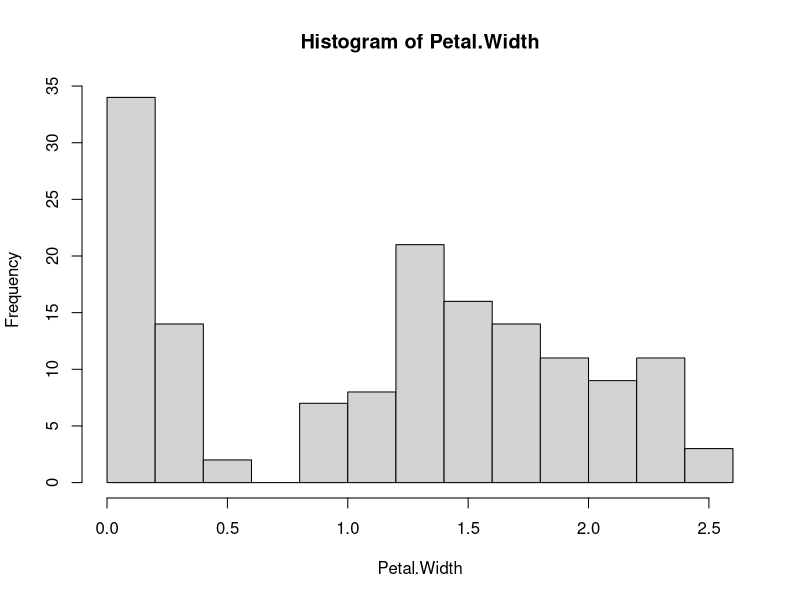
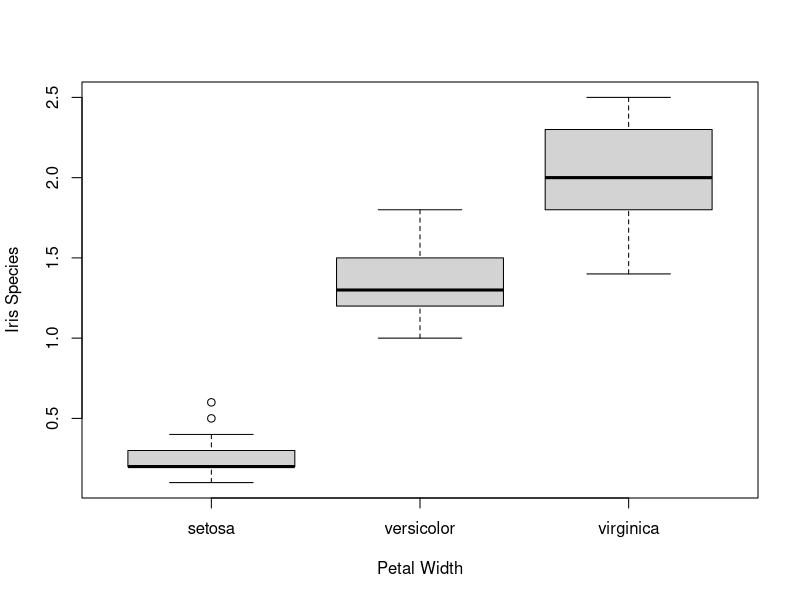
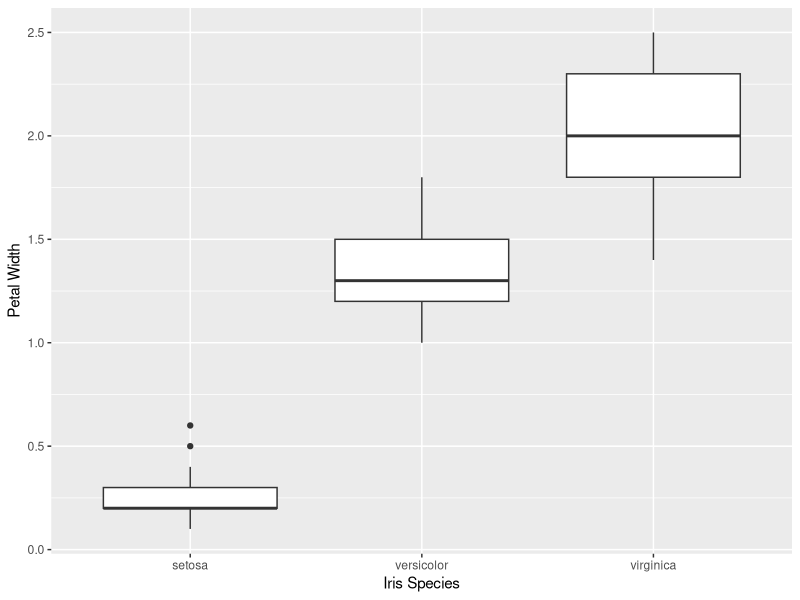
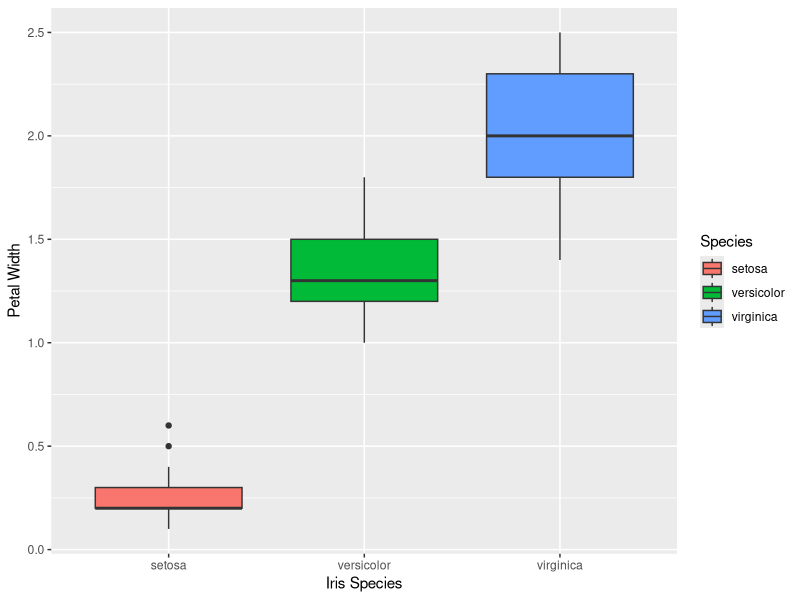
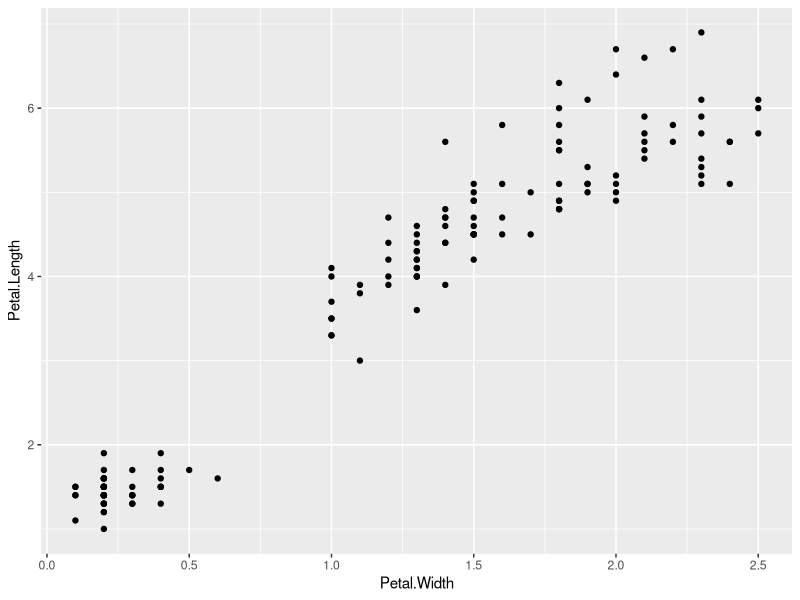
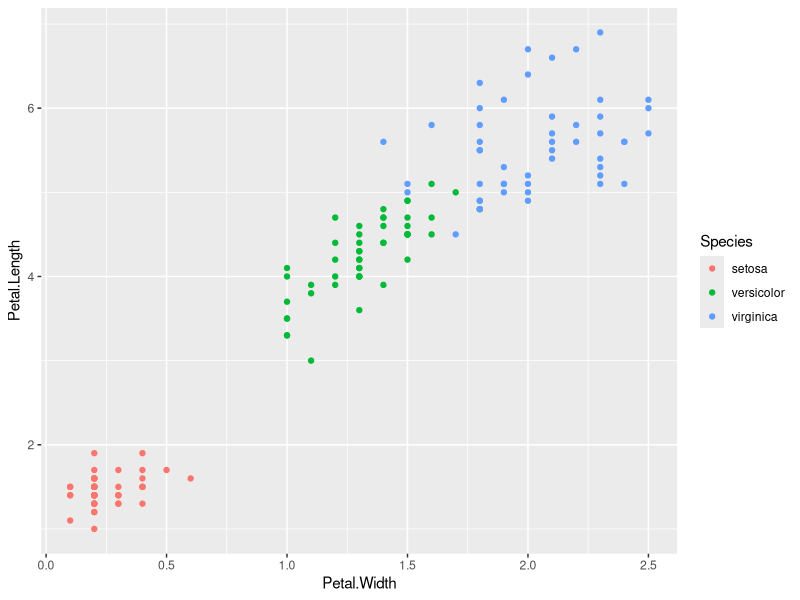
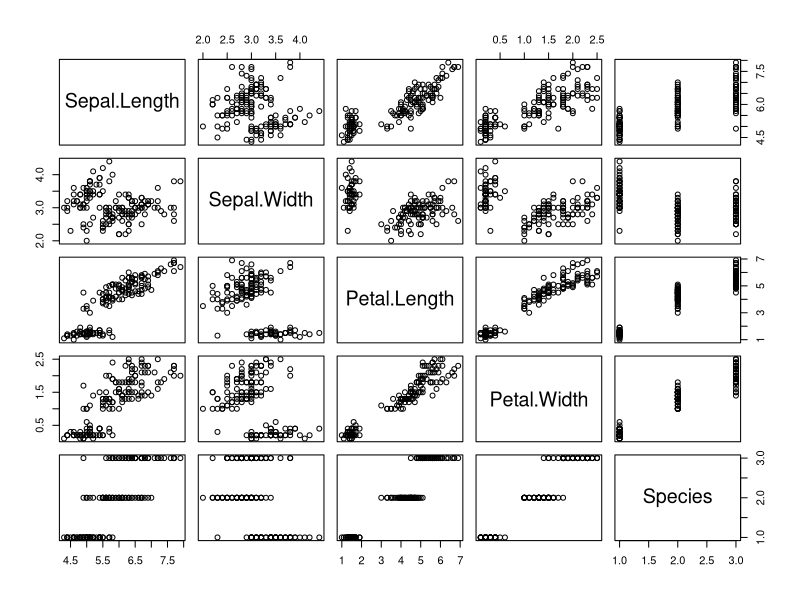

These charts were generated, in order, by the following R code:
## ---- chunk 1
data("iris")
attach(iris) # We can use attach for data we don't have to use $ to access parts of the data. For instance, instead of having to type iris$Petal.Width, we simply type Petal.Width.
## ---- chunk 2
nrow(iris) # 150 total rows of iris data
ncol(iris) # 5 columns of iris data 
## ---- chunk 3
head(iris)
## ---- chunk 4
tail(iris)
## ---- chunk 5
summary(iris)
## ---- chunk 6
hist(Petal.Width)
## ---- chunk 7
boxplot(Petal.Width~Species, xlab ="Petal Width", ylab = "Iris Species")
## ---- chunk 8
library(ggplot2)
ggplot(iris, mapping = aes(x = Species, y = Petal.Width)) + geom_boxplot() + labs(x = "Iris Species", y = "Petal Width")
## ---- chunk 9
library(ggplot2)
ggplot(iris, mapping = aes(x = Species, y = Petal.Width)) + geom_boxplot(aes(fill=Species)) + labs(x = "Iris Species", y = "Petal Width")
## ---- chunk 10
ggplot(iris, aes(x = Petal.Width, y = Petal.Length)) + geom_point()
## ---- chunk 11
ggplot(iris, aes(x = Petal.Width, y = Petal.Length, color = Species)) + geom_point()
## ---- chunk 12
pairs(iris)
## ---- chunk 13
fit <- lm(Petal.Width ~ Petal.Length + Sepal.Length + Sepal.Width)
summary(fit)
